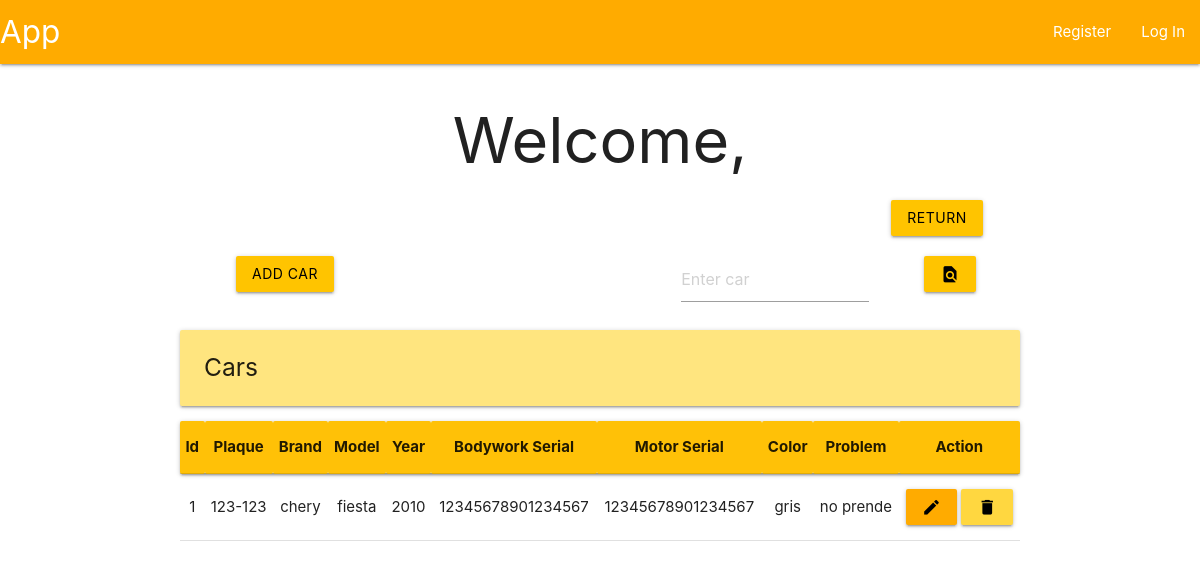
The app's page /clients/details (signed in), older data.
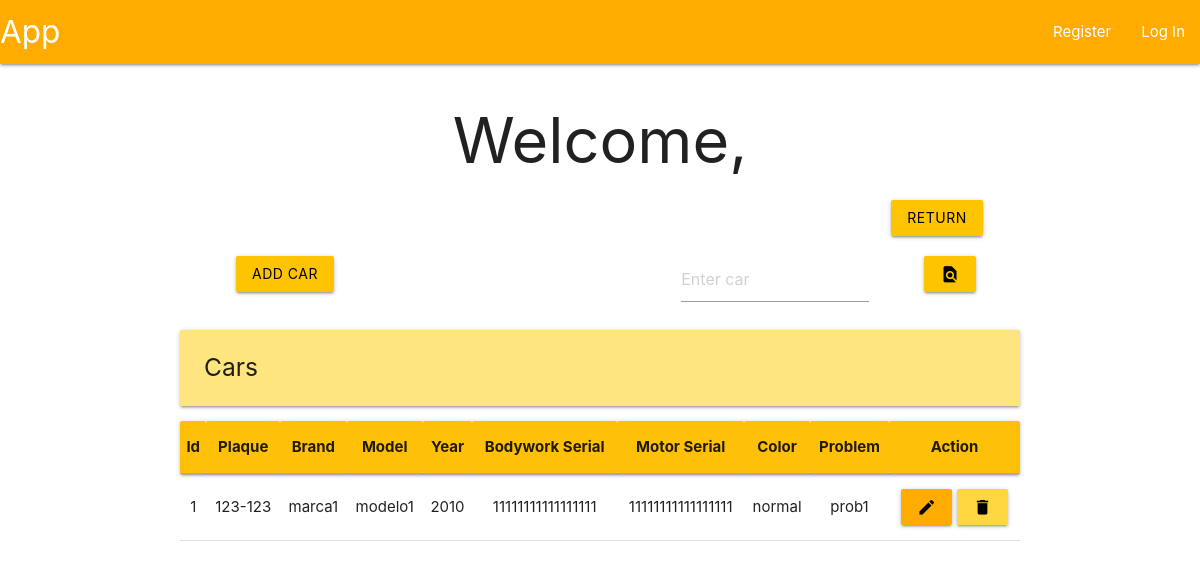
The same page, newer data.
### tables this page shows
CREATE TABLE cars (
    id INTEGER PRIMARY KEY AUTOINCREMENT,
    ownerId INTEGER NOT NULL,
    plaque TEXT NOT NULL,
    brand TEXT NOT NULL,
    model TEXT NOT NULL,
    year INTEGER NOT NULL,
    bodyWorkSerial TEXT NOT NULL,
    motorSerial TEXT NOT NULL,
    color TEXT NOT NULL,
    problem TEXT NOT NULL,

    FOREIGN KEY (ownerId) REFERENCES clients(id)
);

### app/clientView.py (the view, shortened to what this page needs)
@bp.route('/details', methods=('POST', 'GET'))
def clientDetail():
    db = get_db()
    clientId = session['client_id']
    flag = False
    if not flag:
        cars = db.execute("SELECT * FROM cars WHERE ownerId = ?", (clientId)).fetchall()
    return render_template('index/analist/clientDetail.html', cars=cars)

### app/auth.py (called while the page is built)
@bp.before_app_request
def load_logged_in_user():
    user_id = session.get('user_id')
    if user_id is None:
        g.user = None
    else:
        g.user = get_db().execute(
            "SELECT * FROM user WHERE id = ?",
            (user_id,)
        ).fetchone()

### app/db.py (called while the page is built)
def get_db():
    if 'db' not in g:
        g.db = sqlite3.connect(
            current_app.config['DATABASE'],
            detect_types = sqlite3.PARSE_DECLTYPES
        )
        g.db.row_factory = sqlite3.Row
    return g.db

### app/templates/index/analist/clientDetail.html
{% extends 'base.html' %}
{% block header %}
    <h1>{%block title %}Welcome, {{ g.user['username']}}{% endblock %}</h1>
{% endblock %}
{% block content %}
<div class="row">
    <form method="POST">
        <div class="col s1 offset-s10">
            <button class="btn amber accent-3 black-text" type="submit" name="return">Return</button>
        </div>
    </form>
</div>
<div class="row">
    <form method="POST">
        <div class="col s3">
            <button class="btn amber accent-3 black-text" name="add">Add car</button>
        </div>
    </form>
    <form method="POST">
      <div class="col s3 offset-s4">
        <input placeholder="Enter car" name="find">
      </div>
      <div class="col s2">
        <button class="btn amber accent-3 black-text" type="submit" value="Find logs">
            <i class="material-icons">find_in_page</i>
        </button>
      </div>
    </form>
</div>
<div class="left-align">
    <h5 class="card-panel amber accent-1">Cars</h5>
</div>
<table class="centered">
    <thead class="card-panel amber acent-1">
        <tr>
            <th>Id</th>
            <th>Plaque</th>
            <th>Brand</th>
            <th>Model</th>
            <th>Year</th>
            <th>Bodywork Serial</th>
            <th>Motor Serial</th>
            <th>Color</th>
            <th>Problem</th>
            <th>Action</th>
        </tr>
    </thead>
    <tbody>
        {% for car in cars %}
        <tr>
            <td>{{ car['id'] }}</td>
            <td>{{ car['plaque'] }}</td>
            <td>{{ car['brand'] }}</td>
            <td>{{ car['model'] }}</td>
            <td>{{ car['year'] }}</td>
            <td>{{ car['bodyWorkSerial'] }}</td>
            <td>{{ car['motorSerial'] }}</td>
            <td>{{ car['color'] }}</td>
            <td>{{ car['problem'] }}</td>
            <td>
                <form method = "POST">
                    <button class="btn amber accent-4 black-text" name="modify" value="{{ car['id'] }}">
                        <i class="material-icons">edit</i>
                    </button>
                    <button class="btn amber accent-2 black-text" name="delete" value="{{ car['id' ]}}">
                        <i class="material-icons">delete</i>
                    </button>
                </form>
            </td>
        </tr>
        {% endfor %}
    </tbody>
</table>
{% endblock %}

Row changes from the older to the newer data that the page shows:
changed cars id 1: brand "chery" → "marca1"; model "fiesta" → "modelo1"; bodyWorkSerial "12345678901234567" → "11111111111111111"; motorSerial "12345678901234567" → "11111111111111111"; color "gris" → "normal"; problem "no prende" → "prob1"
